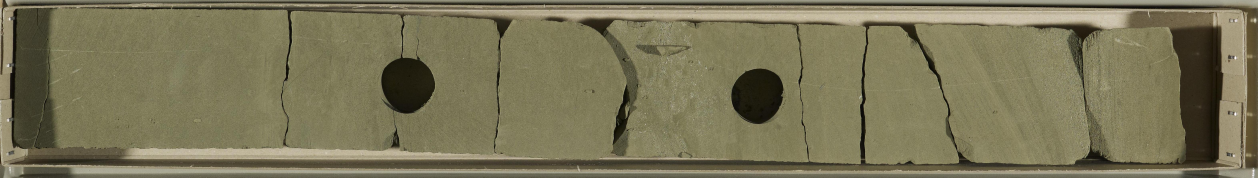
#> input picture S00128816.Cropped_Top_2.JPEG, 6288 x 888 px (shown at 1/5 size)
$ python App_Draft.py   (older library calls are emulated)
#> lines starting #> are read from the running program, lines starting #| are printed output that depends on the picture; after the words box and inside, x2 and y2 are one past the last pixel; in counts of white or black regions, pixels touching at a corner belong together
#!/usr/bin/env python3
# -*- coding: utf-8 -*-
"""
Created on Sun Feb 17 20:04:36 2019

@author: ziad
"""

import cv2 as cv
import numpy as np
import math
ratio = 3
kernel_size = 45
# @TODO: insert the code used to process the JPEG2000 images


class ProcessImages():

    def __init__(self):
        pass
# Main Class with OpenCV Code - there are a couple of globals that need to
# be inserted as parameters in the GUI


class BoundaryDL():
    # Initialize image read it and scale it to fit screen
    def __init__(self, fname, ratio, kernel_size, kernels, kernel_pos):
        self.fname = fname
        self.image = cv.imread(fname)
        # Constant scaling at 0.25
        self.image = self.scaleColourImage(0.25, 0.25)

        # Declare gray image a local variable and convert it
        self.grayImg = self.grayImage(1, 50, kernels, kernel_pos)

        self.ratio = ratio
        self.kernelSize = kernel_size
    # Refresh image

    def refreshImage(self, contrast, brightness, kernel, kernel_pos):
        self.image = cv.imread(self.fname)
        self.image = self.scaleColourImage(0.25, 0.25)
        self.grayImg = self.grayImage(contrast, brightness, kernel, kernel_pos)

    # Main edge detection method
    def canny(self, thresholdVal):
        # Import gray image
        img = self.grayImg

        low_threshold = thresholdVal
        detected_edges = cv.Canny(
            img,
            low_threshold,
            low_threshold *
            self.ratio,
            self.kernelSize)

        mask = detected_edges != 0
        dst = img * (mask[:, :].astype(img.dtype))

        return dst

    # Set brightness and contrast
    def setContrast(self, pic, contrast, brightness):
        pic = cv.addWeighted(pic, contrast,
                             np.zeros_like(pic), 0, brightness - 50)
        return pic
    # Main contouring method

    def contour(
            self,
            cannythresh,
            thresh,
            img,
            contrast,
            brightness,
            kernel,
            kernel_pos):
        self.refreshImage(contrast, brightness, kernel, kernel_pos)
        # Process image with canny using threshold
#        img = self.dilate(img)
        img = self.canny(cannythresh)

        gray_modified = img
        # Gray threshold the canny image
        gray_thresh = cv.adaptiveThreshold(
            gray_modified,
            thresh,
            cv.ADAPTIVE_THRESH_GAUSSIAN_C,
            cv.THRESH_BINARY,
            11,
            2)

        # Get contours from given threshold
        image, contours, hierarchy = cv.findContours(
            gray_thresh, cv.RETR_TREE, cv.CHAIN_APPROX_NONE)
        image = cv.drawContours(image, contours, -1, (255, 255, 255), 3)

        # Bring back image to colour image to display on screen
        img = self.image

        # Loop through all of the contours - remove ones below a certain value
        for index, i in enumerate(contours):
            if (cv.contourArea(i)) > 5000:
                try:
                    M = cv.moments(i)
                    cX = int(M["m10"] / M["m00"])
                    cY = int(M["m01"] / M["m00"])

                    cv.drawContours(img, contours, index, (0, 255, 0), 2)
                    cv.circle(img, (cX, cY), 7, (255, 255, 255), -1)
                    cv.putText(img, str(round(math.sqrt(cv.contourArea(i) * 0.01125), 2)) + \
                               "cm^2", (cX - 20, cY - 20), cv.FONT_HERSHEY_SIMPLEX, 0.5, (255, 0, 0), 2)
                except BaseException:
                    print("No suitable contours found")
        return img
    # Scale the colour image (it resets after re-importing the image so needs
    # to be reset sometimes)

    def scaleColourImage(self, scalingFactorX, scalingFactorY):
        x = scalingFactorX
        y = scalingFactorY
        self.color_original = cv.resize(self.image, (0, 0), fx=x, fy=y)
        return self.color_original
    # Reprocess gray image after making changes

    def grayImage(self, contrast, brightness, kernel, kernel_pos):
        self.dilated_img = self.dilate(self.image)
        self.GrayImage = self.setContrast(
            cv.cvtColor(
                self.dilated_img,
                cv.COLOR_BGR2GRAY),
            contrast,
            brightness)
        self.GrayImage = cv.filter2D(self.GrayImage, -1, kernel[kernel_pos])

        return self.GrayImage
    # Method to remove shadows

    def dilate(self, img):
        self.dilated_img = cv.dilate(img, np.ones((7, 7), np.uint8))
        self.bg_img = cv.medianBlur(self.dilated_img, 21)
        self.diff_img = 255 - cv.absdiff(img, self.bg_img)
        self.norm_img = self.diff_img.copy()
        cv.normalize(
            self.diff_img,
            self.norm_img,
            alpha=0,
            beta=255,
            norm_type=cv.NORM_MINMAX,
            dtype=cv.CV_8UC1)
        _, thr_img = cv.threshold(self.norm_img, 230, 0, cv.THRESH_TRUNC)
        return thr_img

    # To dos below
    def threshold(self):
        pass

    def drawContours(self, cannyVal,):
        pass

    def getMidPoint(self):
        pass

    def setRatio(self, ratio):
        self.ratio = ratio

    def setKernelSize(self, kernelSize):
        self.kernelSize = kernelSize

    # [8 lines of commented-out code are left out]


class MachineLearn():

    def __init__(self):
        pass


# Create GUI..
class GUI():

    def __init__(self, trackbars):
        cv.namedWindow("app")
        self.createTrackBars(trackbars)
        # Import image here.. needs to be changed everytime
        self.ImageProcessing("S00128816.Cropped_Top_2.JPEG")
        # self.ImageProcessing("S00128769.Cropped_Top_1.JPEG")

        self.destroyWindow()
    # Useless func that is linked to the trackbars  - can run functions
    # direction from trackbar changes

    def dummy(self, val):
        pass

    def createTrackBar(self, name, window, startVal, maxVal, onChangeFun):
        # Arguments, trackbarName, Windowname, value(initial value), count (MAX
        # VAL), onchange(event handler)
        cv.createTrackbar(name, window, startVal, maxVal, onChangeFun)

    def createTrackBars(self, trackbars, func=None):
        for i in trackbars:
            self.createTrackBar(i[0], i[1], i[2], i[3], self.dummy)

    # Initalize the image class

    def ImageProcessing(self, image):
        self.imageClass = BoundaryDL(image, ratio, kernel_size, kernels, 0)
#> in __init__, self.image is the input picture: shape (888, 6288, 3); mean B, G, R 87.1, 116.8, 122
#> in dilate, `self.bg_img = cv.medianBlur(self.dilated_img, 21)`:
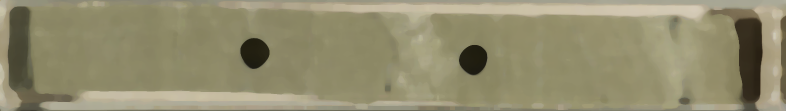
#> self.bg_img: shape (222, 1572, 3) (shown at 1/2 size); mean B, G, R 110.5, 141, 146.3
#> in dilate, `self.diff_img = 255 - cv.absdiff(img, self.bg_img)`:
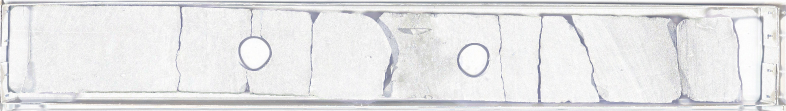
#> self.diff_img: shape (222, 1572, 3) (shown at 1/2 size); mean B, G, R 231, 230.2, 230.1
#> in setContrast, `pic = cv.addWeighted(pic, contrast, np.zeros_like(pic), 0, brightness ..`:
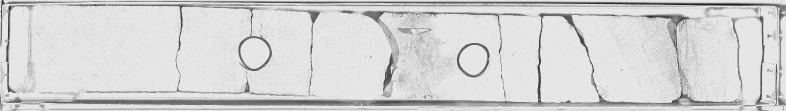
#> pic: shape (222, 1572) (shown at 1/2 size); min 5, max 230, mean 212.2

    def destroyWindow(self):
        while True:
            key = cv.waitKey(100)
            kernel_pos = cv.getTrackbarPos('Filter', 'app')
            print(kernel_pos)
            contrast = cv.getTrackbarPos("Contrast", "app")
            brightness = cv.getTrackbarPos("Brightness", "app")
            # apply all of the filters and contours

            pic = self.imageClass.contour(
                cv.getTrackbarPos(
                    "Canny",
                    "app"),
                cv.getTrackbarPos(
                    "Threshold",
                    "app"),
                self.imageClass.image,
                contrast,
                brightness,
                kernels,
                kernel_pos)
#                apply brightness and contrast to the colour image
            pic = cv.filter2D(self.imageClass.image, -1, kernels[kernel_pos])
            pic = self.imageClass.setContrast(pic, contrast, brightness)

            cv.imshow("app", pic)

            if key == ord("q"):
                break
#            elif key == ord("t"):
#                pic = self.imageClass.contour(cv.getTrackbarPos("Canny","app"),
#                                          cv.getTrackbarPos("Threshold","app"),
#                                          self.imageClass.image)
#                cv.imshow("app",pic)

        cv.destroyAllWindows()

# define convolution kernels


identity_kernel = np.array([[0, 0, 0], [0, 1, 0], [0, 0, 0]])
box_kernel = np.array([[1, 1, 1], [1, 1, 1], [1, 1, 1]], np.float32) / 9.0
sharpen_kernel = np.array([[0, -1, 0], [-1, 5, -1], [0, -1, 0]])
gaussian_kernel1 = cv.getGaussianKernel(3, 0)
gaussian_kernel2 = cv.getGaussianKernel(5, 0)
gaussian_kernel3 = cv.getGaussianKernel(12, 0)

kernels = [identity_kernel, sharpen_kernel, box_kernel, gaussian_kernel1,
           gaussian_kernel2, gaussian_kernel3]

# All the trackbars are initialized here.. currently global needs to be
# reworked
Trackbars = [["Contrast", "app", 1, 100],
             ["Brightness", 'app', 50, 100],
             ["Filter", 'app', 0, len(kernels) - 1],
             ["Threshold", "app", 1, 255],
             ["Canny", 'app', 1, 255]]
# Create main GUI
MainWindow = GUI(Trackbars)
#> (key q is pressed here)
#> in canny, `detected_edges = cv.Canny( img, low_threshold, low_threshold * self.ra..`:
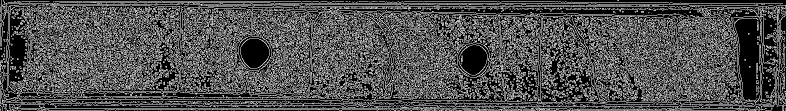
#> detected_edges: shape (222, 1572) (shown at 1/2 size); 31.6% white in thin lines or dots
#> in canny, `mask = detected_edges != 0`: mask: shape (222, 1572) bool; 31.6% white in thin lines or dots
#> in canny, `dst = img * (mask[:, :].astype(img.dtype))`:
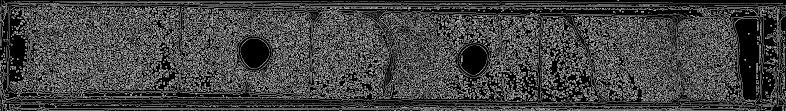
#> dst: shape (222, 1572) (shown at 1/2 size); min 0, max 230, mean 67.3
#> in contour, `gray_thresh = cv.adaptiveThreshold( gray_modified, thresh, cv.ADAPTIVE..`:
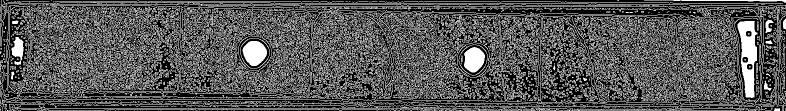
#> gray_thresh: shape (222, 1572) (shown at 1/2 size); values 0 (black) and 1 (white), 34.3% white in thin lines or dots
#> in contour, `image, contours, hierarchy = cv.findContours( gray_thresh, cv.RETR_TRE..`: contours = 11366 contours, 10804 with area under 20; largest, box (x1, y1, x2, y2) and area: (1475, 42, 1515, 196) 3840, (480, 76, 540, 138) 2722, (913, 85, 980, 158) 2682, (480, 76, 540, 138) 2662, (917, 89, 975, 151) 2554
#> in contour, `image = cv.drawContours(image, contours, -1, (255, 255, 255), 3)`:
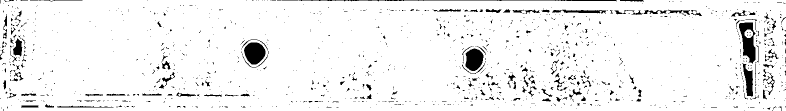
#> image: shape (222, 1572) (shown at 1/2 size); min 0, max 255, mean 241.3
#> the loop in contour, `for index, i in enumerate(contours):` made 11366 passes
#> i on passes 1 to 3: [[1523, 221]], [[1491, 221]], [[1486, 221]]
#
#
#

$ run again, with S00128769.Cropped_Top_1.JPEG copied over S00128816.Cropped_Top_2.JPEG
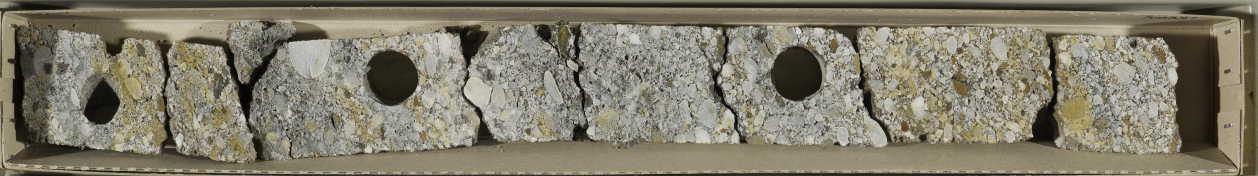
#> input picture S00128769.Cropped_Top_1.JPEG, 6288 x 880 px (shown at 1/5 size)
#> in __init__, self.image is the input picture: shape (880, 6288, 3); mean B, G, R 107.6, 124.6, 129.6
#> in canny, `detected_edges = cv.Canny( img, low_threshold, low_threshold * self.ra..`:
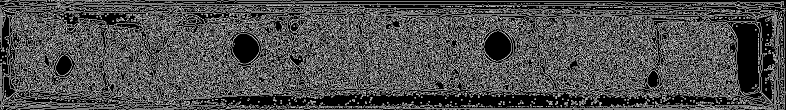
#> detected_edges: shape (220, 1572) (shown at 1/2 size); 31% white in thin lines or dots
#> mask: shape (220, 1572) bool; 31% white in thin lines or dots
#> gray_thresh: shape (220, 1572); values 0 (black) and 1 (white), 34.5% white in thin lines or dots
#> contours = 8682 contours, 8145 with area under 20; largest, box (x1, y1, x2, y2) and area: (8, 0, 1556, 199) 9058, (923, 30, 1262, 166) 8054, (1214, 40, 1388, 188) 4458, (1471, 51, 1515, 181) 3818, (962, 33, 1028, 127) 3763
#> the loop in contour, `for index, i in enumerate(contours):` made 8682 passes
#> i on passes 1 to 3: [[1530, 219], [1531, 219], [1532, 219], [1531, 219]], [[1521, 219]], [[1517, 219]]
#> after the loop in contour, `for index, i in enumerate(contours):`:
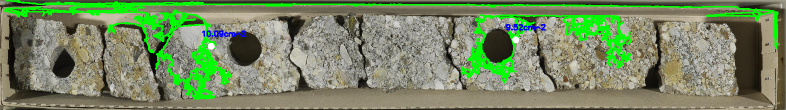
#> img: shape (220, 1572, 3) (shown at 1/2 size); mean B, G, R 99.4, 136, 118.6

$ run again, with S00128820.Cropped_Top_2.JPEG copied over S00128816.Cropped_Top_2.JPEG
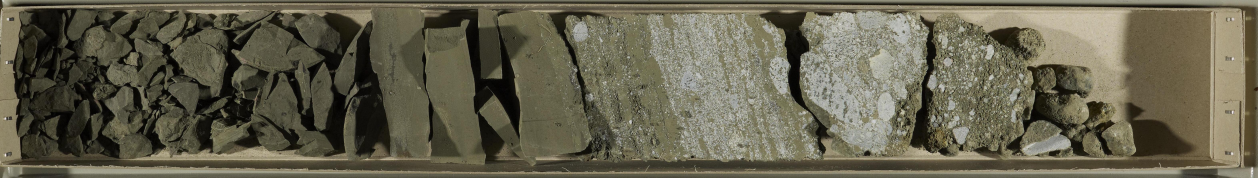
#> input picture S00128820.Cropped_Top_2.JPEG, 6288 x 888 px (shown at 1/5 size)
#> in __init__, self.image is the input picture: shape (888, 6288, 3); mean B, G, R 77.9, 97, 100.9
#> in canny, `detected_edges = cv.Canny( img, low_threshold, low_threshold * self.ra..`:
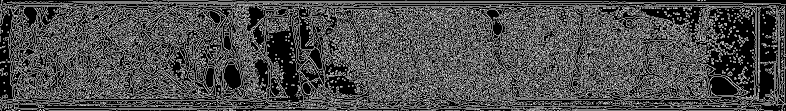
#> detected_edges: shape (222, 1572) (shown at 1/2 size); 30.3% white in thin lines or dots
#> mask: shape (222, 1572) bool; 30.3% white in thin lines or dots
#> gray_thresh: shape (222, 1572); values 0 (black) and 1 (white), 33.3% white in thin lines or dots
#> contours = 8821 contours, 8294 with area under 20; largest, box (x1, y1, x2, y2) and area: (37, 68, 581, 209) 3174, (862, 15, 978, 86) 1950, (658, 14, 788, 158) 1855, (964, 12, 1542, 208) 1802, (539, 65, 594, 166) 1672
#> in contour, `image = cv.drawContours(image, contours, -1, (255, 255, 255), 3)`:
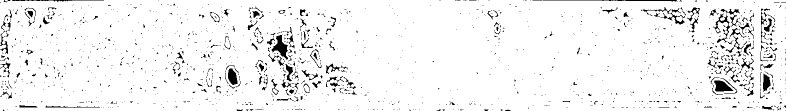
#> image: shape (222, 1572) (shown at 1/2 size); min 0, max 255, mean 242.3
#> the loop in contour, `for index, i in enumerate(contours):` made 8821 passes
#> i on passes 1 to 3: [[1521, 221]], [[1482, 221]], [[1473, 221]]

$ run again, with S00128907.Cropped_Top_2.JPEG copied over S00128816.Cropped_Top_2.JPEG
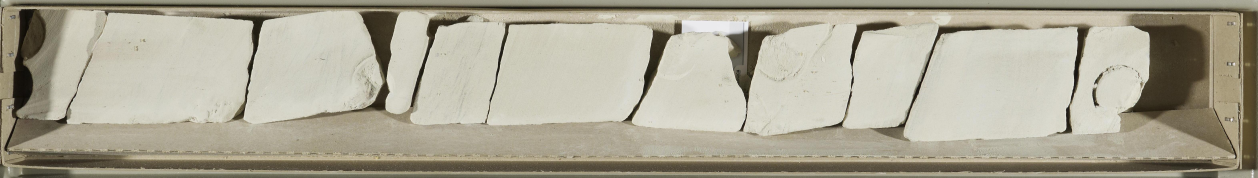
#> input picture S00128907.Cropped_Top_2.JPEG, 6288 x 888 px (shown at 1/5 size)
#> in __init__, self.image is the input picture: shape (888, 6288, 3); mean B, G, R 149.5, 166.8, 171.5
#> detected_edges: shape (222, 1572); 14% white in thin lines or dots
#> mask: shape (222, 1572) bool; 14% white in thin lines or dots
#> gray_thresh: shape (222, 1572); values 0 (black) and 1 (white), 52.2% white; 653 black regions (616 under 20 px)
#> contours = 4618 contours, 4345 with area under 20; largest, box (x1, y1, x2, y2) and area: (92, 21, 311, 150) 21726, (1136, 39, 1342, 173) 21585, (614, 34, 811, 152) 18574, (310, 16, 460, 150) 13709, (796, 49, 927, 160) 8278
#> the loop in contour, `for index, i in enumerate(contours):` made 4618 passes
#> (cX, cY) on passes 3451, 3569, 3601, 3644, 3649, 3673, 3698: (866, 113), (1246, 106), (1386, 94), (1108, 95), (1012, 112), (712, 92), (576, 89)
#> after the loop in contour, `for index, i in enumerate(contours):`:
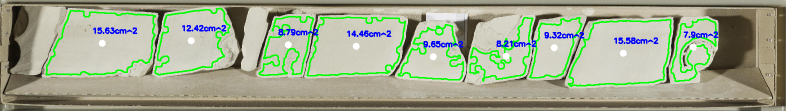
#> img: shape (222, 1572, 3) (shown at 1/2 size); mean B, G, R 140.7, 166.7, 158.1
